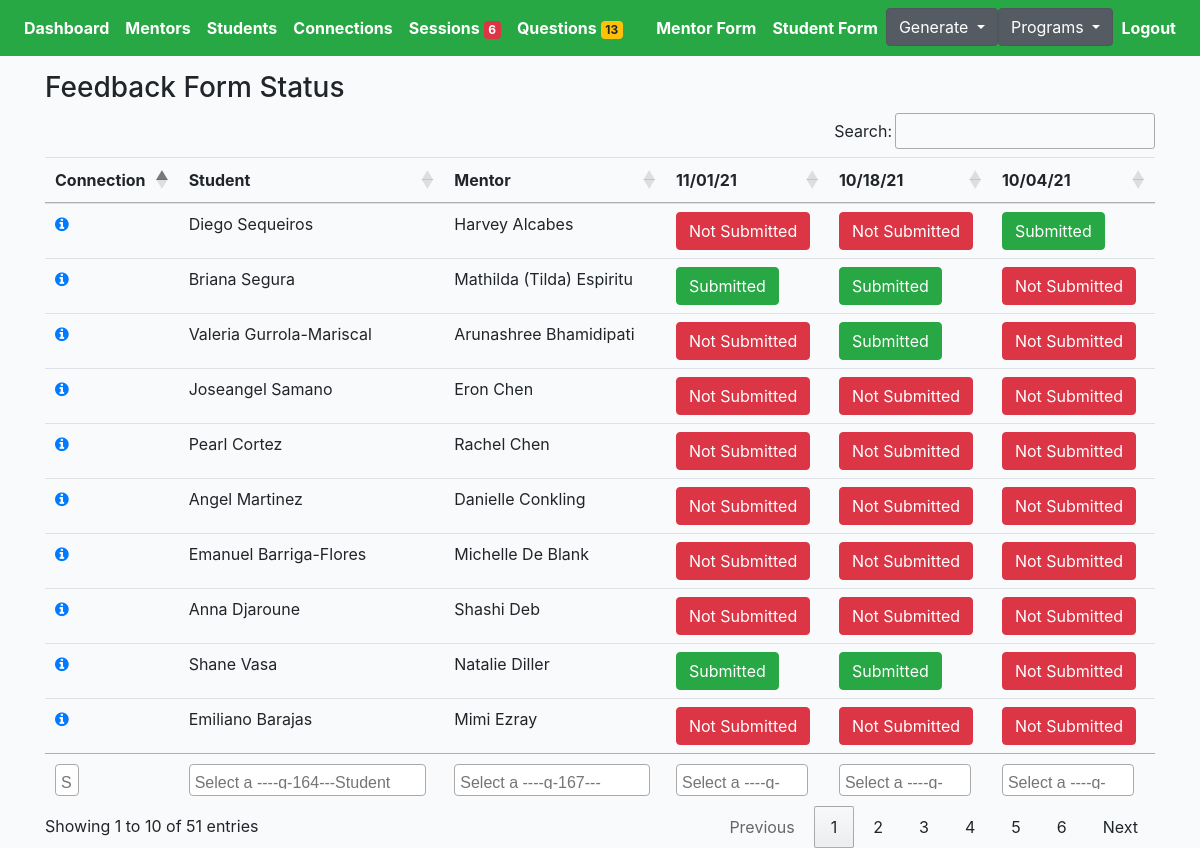
Before: /choice/feedback-form-status/ (signed in) with the older database file.
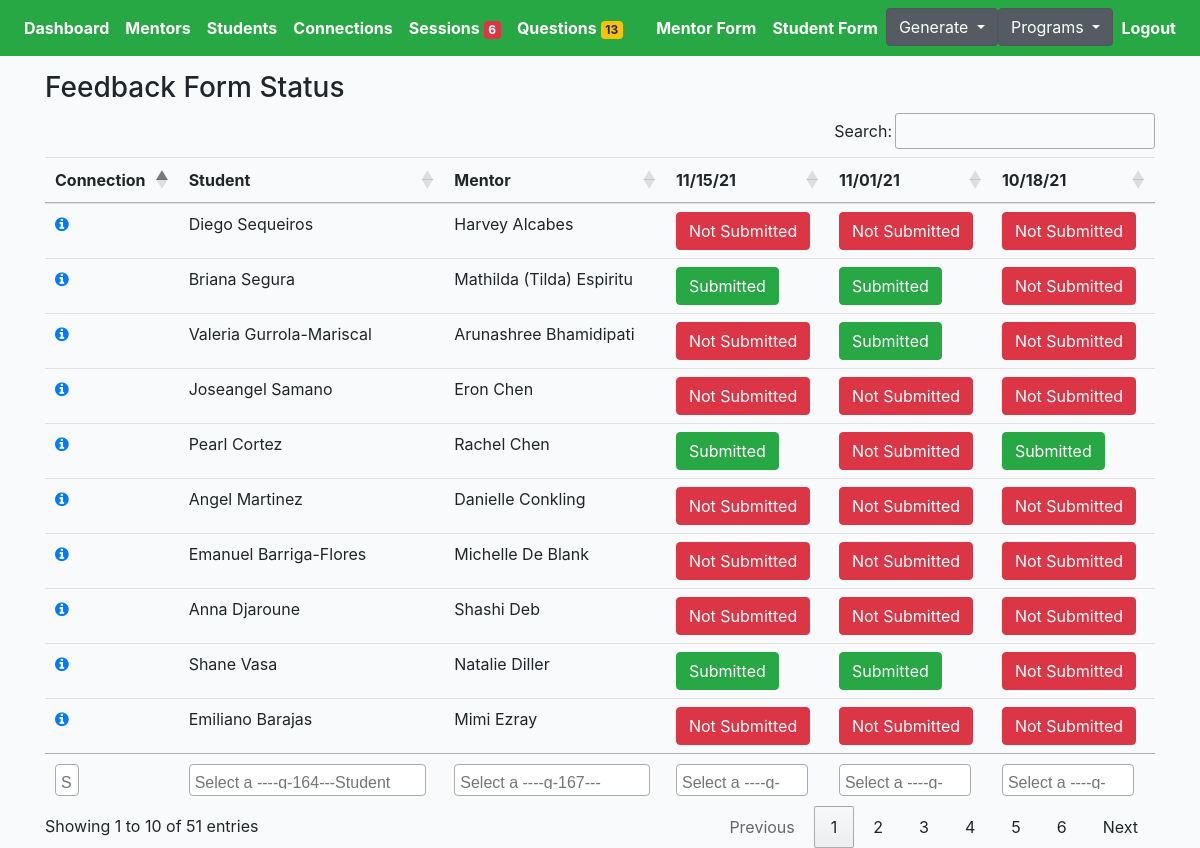
After: the same page with the newer database file.
### cprofiles/models.py (models this page shows, shortened)
class Connection(models.Model):
    student = models.ForeignKey(Student, on_delete=models.CASCADE, related_name='student')
    mentor = models.ForeignKey(Mentor, on_delete=models.CASCADE, related_name='mentor')
    status = models.CharField(max_length=200, choices=STATUS_CHOICES)
    updated = models.DateTimeField(auto_now=True)
    created = models.DateTimeField(auto_now_add=True)
    flag = models.BooleanField(default=False)
    progress = models.CharField(max_length=200, blank=True, null=True, choices=PROGRESS_CHOICES)
    note = models.TextField(null=True, blank=True, max_length=1000)
    def get_absolute_url(self):
        return reverse("cprofiles:connection-profile-detail", kwargs={"pk": self.pk})
    def get_all_sessions_three(self):
        return self.session_set.filter().order_by('-created')[:3]

class Student(models.Model):
    avatar = models.ImageField(default='avatar.png', upload_to='avatars/')
    first_name = models.CharField(max_length=200, blank=True)
    last_name = models.CharField(max_length=200, blank=True)
    email = models.EmailField(max_length=200, blank=True)
    gender = models.CharField(max_length=200, choices=GENDER_CHOICES)
    grade = models.CharField(max_length=200, choices=GRADE_CHOICES)
    school = models.CharField(max_length=200, blank=True)
    language_preference = models.CharField(null=True, blank=True, max_length=200, choices=STUDENT_PREFER_LANGUAGE_CHOICES)
    parent1_first_name = models.CharField(max_length=200, blank=True)
    parent1_last_name = models.CharField(max_length=200, blank=True)
    parent1_phone = models.CharField(max_length=200, blank=True)
    parent1_email = models.EmailField(max_length=200, blank=True)
    academic_advisor = models.CharField(max_length=200, blank=True)
    academic_advisor_email = models.EmailField(max_length=200, blank=True)
    activity = models.TextField(null=True, blank=True, max_length=1000)
    ind_scl = models.TextField(null=True, blank=True, max_length=1000)
    dont_know = models.TextField(null=True, blank=True, max_length=1000)
    proud = models.TextField(null=True, blank=True, max_length=1000)
    learn = models.TextField(null=True, blank=True, max_length=1000)
    happy = models.TextField(null=True, blank=True, max_length=1000)
    hobby = models.TextField(null=True, blank=True, max_length=1000)
    int_ind_school = models.TextField(null=True, blank=True, max_length=1000)
    look_ind_school = models.TextField(null=True, blank=True, max_length=1000)
    strength = models.TextField(null=True, blank=True, max_length=1000)
    obstacle = models.TextField(null=True, blank=True, max_length=1000)
    child_strength = models.ManyToManyField(Childstrength, blank=True, related_name='child_strength')
    social_strength = models.ManyToManyField(Socialstrength, blank=True, related_name='social_strength')
    interview_language = models.CharField(null=True, blank=True, max_length=200, choices=LANGUAGE_CHOICES)
    question = models.TextField(null=True, blank=True, max_length=1000)
    updated = models.DateTimeField(auto_now=True)
    created = models.DateTimeField(auto_now_add=True)
    slug = models.SlugField(unique=True, blank=True)
    flag = models.BooleanField(default=False)
    note = models.TextField(null=True, blank=True, max_length=1000)
    question1 = models.CharField(null=True, blank=True, max_length=200, choices=QUESTION_CHOICES)
    answer1 = models.TextField(null=True, blank=True, max_length=1000)
    question2 = models.CharField(null=True, blank=True, max_length=200, choices=QUESTION_CHOICES)
    answer2 = models.TextField(null=True, blank=True, max_length=1000)
    status = models.CharField(null=True, blank=True, max_length=200, choices=PROFILE_STATUS, default='active')
    __initial_first_name = None
    __initial_last_name = None
    def __init__(self, *args, **kwargs):
        super().__init__(*args, **kwargs)
        self.__initial_first_name = self.first_name
        self.__initial_last_name = self.last_name

class Mentor(models.Model):
    avatar = models.ImageField(default='avatar.png', upload_to='avatars/')
    first_name = models.CharField(max_length=200, blank=True)
    last_name = models.CharField(max_length=200, blank=True)
    email = models.EmailField(max_length=200, blank=True)
    phone = models.CharField(max_length=200, blank=True)
    address = models.CharField(max_length=200, blank=True)
    prefer_grade = models.CharField(max_length=200, choices=MENTOR_GRADE_CHOICES)
    prefer_gender = models.CharField(max_length=200, choices=GENDER_CHOICES)
    prefer_location = models.ManyToManyField(Preferlocation, blank=True, related_name='prefer_location')
    mentor_last_year = models.CharField(null=True, blank=True, max_length=200, choices=YES_NO)
    language = models.ManyToManyField(Mentorlanguage, blank=True, related_name='mentor_language')
    experience = models.CharField(null=True, blank=True, max_length=200, choices=YES_NO)
    familiar = models.TextField(null=True, blank=True, max_length=1000)
    share = models.TextField(null=True, blank=True, max_length=1000)
    hobby = models.TextField(null=True, blank=True, max_length=1000)
    question = models.TextField(null=True, blank=True, max_length=1000)
    friends = models.ManyToManyField(Student, blank=True, related_name='mentors')
    updated = models.DateTimeField(auto_now=True)
    created = models.DateTimeField(auto_now_add=True)
    slug = models.SlugField(unique=True, blank=True)
    flag = models.BooleanField(default=False)
    ethnic = models.CharField(null=True, blank=True, max_length=200, choices=ETHNIC_CHOICES)
    status = models.CharField(null=True, blank=True, max_length=200, choices=PROFILE_STATUS, default='active')
    __initial_first_name = None
    __initial_last_name = None
    def __init__(self, *args, **kwargs):
        super().__init__(*args, **kwargs)
        self.__initial_first_name = self.first_name
        self.__initial_last_name = self.last_name

class Session(models.Model):
    connection = models.ForeignKey(Connection, on_delete=models.CASCADE)
    meet = models.IntegerField(null=True, blank=True)
    length = models.FloatField(null=True, blank=True)
    topic = models.ManyToManyField(Topic, blank=True, related_name='topics')
    updated = models.DateTimeField(auto_now=True)
    created = models.DateTimeField(auto_now_add=True)
    feedback = models.TextField(null=True, blank=True, max_length=1000)
    change = models.TextField(null=True, blank=True, max_length=1000)
    support = models.ManyToManyField(Support, blank=True, related_name='supports')
    elaborate = models.TextField(null=True, blank=True, max_length=1000)
    rate = models.IntegerField(null=True, blank=True)
    productivity = models.IntegerField(null=True, blank=True)
    question = models.TextField(null=True, blank=True, max_length=1000)
    submit_status = models.BooleanField(default=False)
    step = models.CharField(max_length=200, blank=True)
    flag = models.BooleanField(default=False)
    urgent_check = models.BooleanField(default=False)
    def get_absolute_url(self):
        return reverse("cprofiles:session-detail", kwargs={"pk": self.pk})

### core/decorators.py (the view)
		def wrapper_func(request, *args, **kwargs):
			if request.user.groups.exists():
				group_list = []
				for i in request.user.groups.all():
					group_list.append(i.name)
			for j in group_list:
				if j in allowed_roles:
					return view_func(request, *args, **kwargs)
			else:
				return HttpResponse('You are not authorized to view this page')

### cprofiles/context_processors.py (called while the page is built)
def choice_question(request):
    if(request.user.id):
        choice_unanswered_question_num = Question.objects.filter(status="UNANSWERED").count()
        choice_session_flag_num = Session.objects.filter(flag=True).count()
        return {
            'choice_unanswered_question_num' : choice_unanswered_question_num,
            'choice_session_flag_num' : choice_session_flag_num
        }
    return {}

### middleschool/context_processors.py (called while the page is built)
def middle_school_question(request):
    if(request.user.id):
        middle_school_unanswered_question_num = Question.objects.filter(status="UNANSWERED").count()
        middle_school_session_flag_num = Session.objects.filter(flag=True).count()
        return {
            'middle_school_unanswered_question_num' : middle_school_unanswered_question_num,
            'middle_school_session_flag_num' : middle_school_session_flag_num
        }
    return {}

### templates/choice/feedback-form-status.html (shortened to what this page needs)
{% extends 'cbase.html' %}
{% load static %}
{% block stylesheet %}{% static '/css/my_invites.css' %}{% endblock %}
{% block content %}
<div class="row">
    <div class="col-auto mr-auto">
        <h3>Feedback Form Status</h3>
    </div>
</div>
<div class="table-responsive-lg">
    <table id="myTable" class="table">
        <thead>
            <tr>
                <th scope="col">Connection</th>
                <th scope="col">Student</th>
                <th scope="col">Mentor</th>
                <th scope="col">{{monday|date:"n/d/y"}}</th>
                <th scope="col">{{last_monday|date:"n/d/y"}}</th>
                <th scope="col">{{last_last_monday|date:"n/d/y"}}</th>
            </tr>
        </thead>
        <tfoot>
            <tr>
                <th>Connection</th>
                <th>Student</th>
                <th>Mentor</th>
                <th>{{monday|date:"n/d/y"}}</th>
                <th>{{last_monday|date:"n/d/y"}}</th>
                <th>{{last_last_monday|date:"n/d/y"}}</th>
            </tr>
        </tfoot>
        <tbody>
            {% for connection in active_connection %}
            <tr>
                <td><a href="{{connection.get_absolute_url}}"><i class="fa fa-info-circle"></i></a></td>
                <td>{{connection.student.first_name}} {{connection.student.last_name}}</td>
                <td>{{connection.mentor.first_name}} {{connection.mentor.last_name}}</td>
                {% if connection.get_all_sessions_three.count == 3 %}
                {% for session in connection.get_all_sessions_three %}
                {% if session.submit_status == False %}
                <td><a href="{{session.get_absolute_url}}"><button type="button" class="btn btn-danger">Not
                            Submitted</button></a></td>
                {% else %}
                <td><a href="{{session.get_absolute_url}}"><button type="button"
                            class="btn btn-success">Submitted</button></a></td>
                {% endif %}
                {% endfor %}
                {% endif %}
            </tr>
            {% endfor %}
        </tbody>
    </table>
</div>
{% endblock content %}

Changed rows visible on the page:
changed Session (number 13 of 30 on the later page): submit_status "Not Submitted" → "Submitted"
changed Session (number 15 of 30 on the later page): submit_status "Not Submitted" → "Submitted"
Other visible differences:
{{ monday|date:"n/d/y" }}: "11/01/21" → "11/15/21"
{{ last_monday|date:"n/d/y" }}: "10/18/21" → "11/01/21"
{{ last_last_monday|date:"n/d/y" }}: "10/04/21" → "10/18/21"
